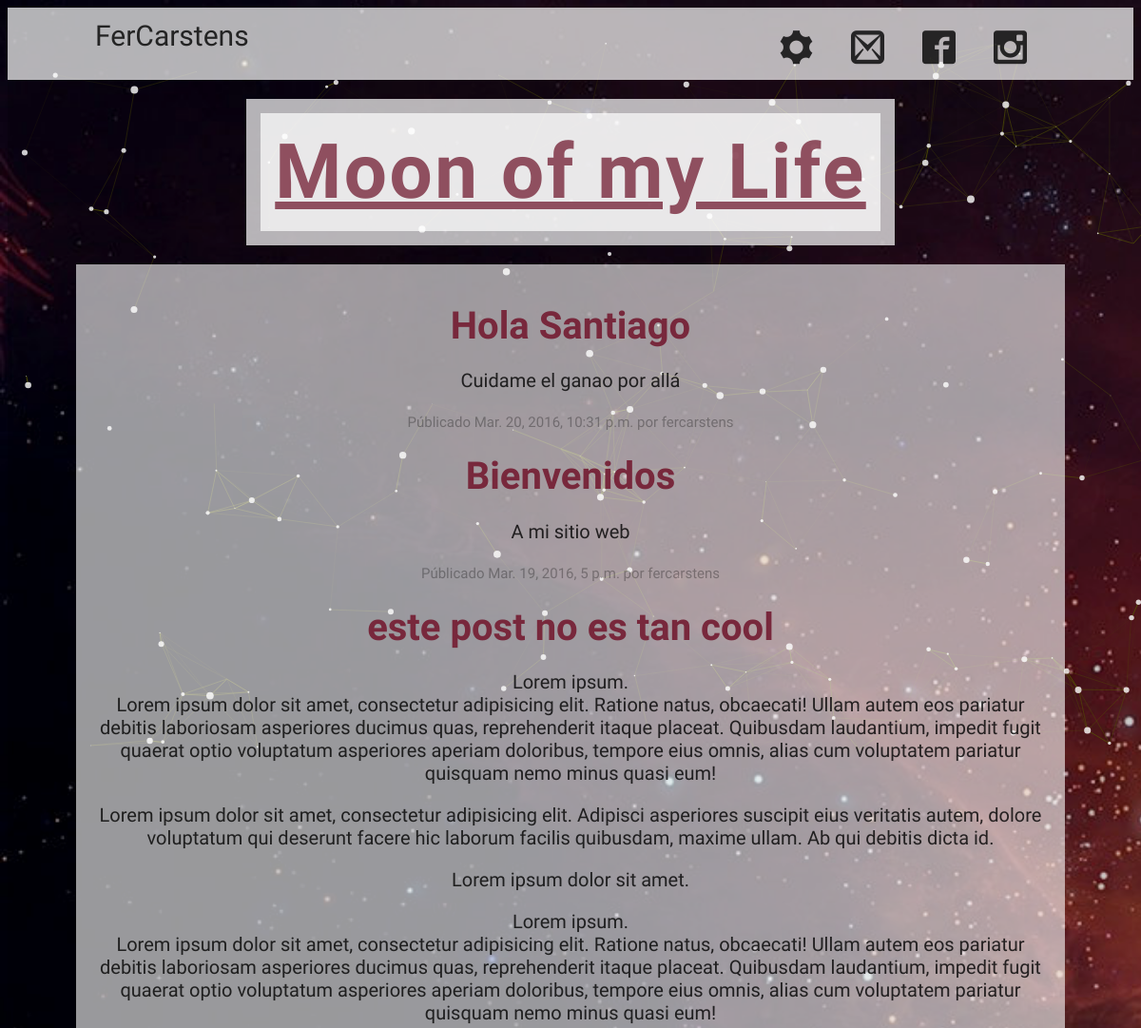
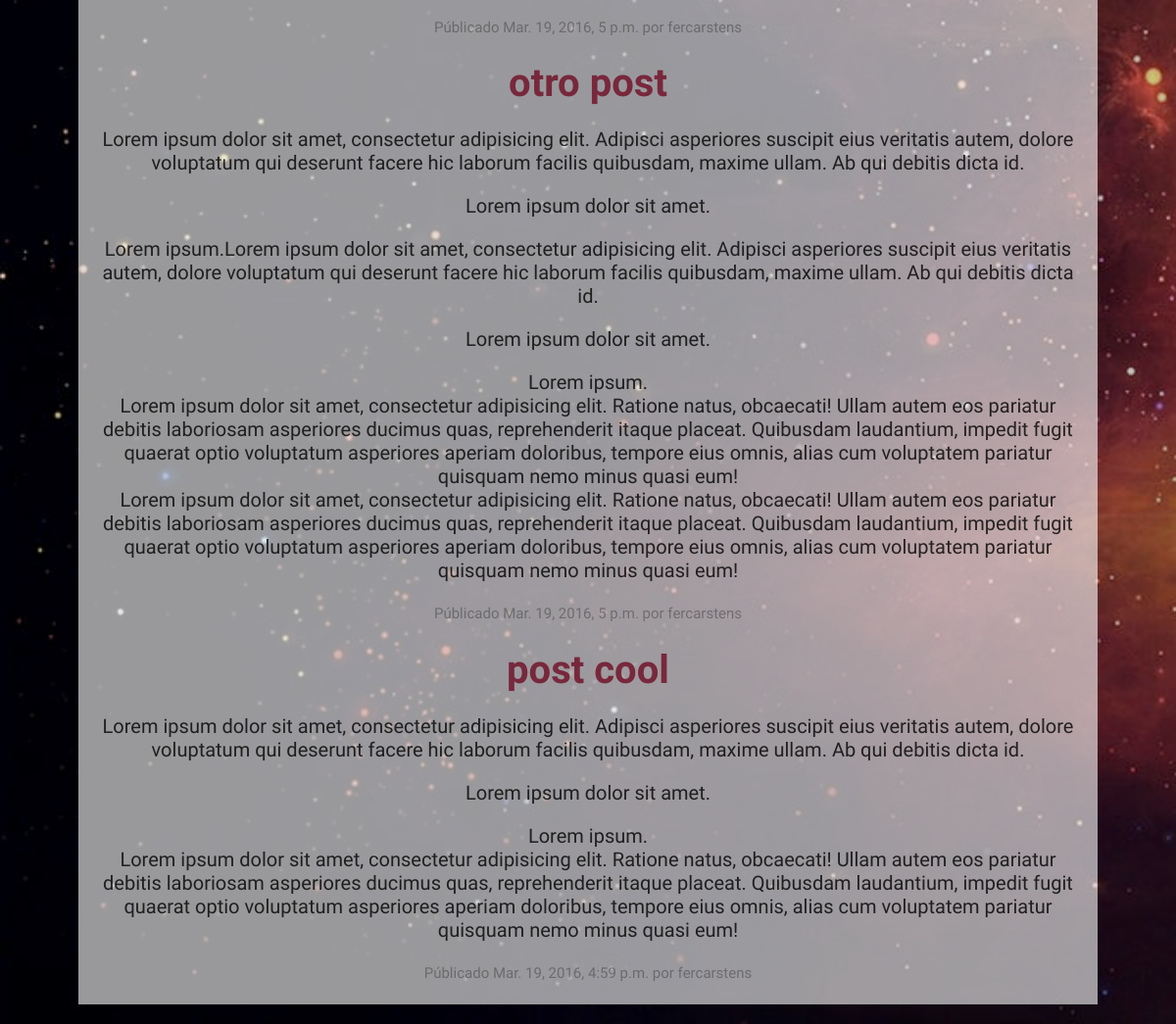
The page / on the database its author committed (2 pictures, top to bottom).
### blog/models.py (models this page shows, shortened)
class Post(models.Model):
	autor = models.ForeignKey('auth.User')
	titulo = models.CharField(max_length=200)
	texto = models.TextField()
	fecha_creado = models.DateTimeField(default=timezone.now)
	fecha_publicado = models.DateTimeField(blank=True, null=True)

### blog/views.py (the view)
# urls.py: url(r'^$', views.index2),
def index2(request):
	posts = Post.objects.filter(fecha_publicado__lte=timezone.now()).order_by('-fecha_publicado')
	return render(request, 'blog/index2.html',  {'posts': posts})

### blog/templates/blog/index2.html (shortened to what this page needs)
{% load staticfiles %}
<!DOCTYPE html>
<html lang="en">
	<head>
	    <link rel="stylesheet" href="{% static 'css/estilos.css' %}">
	    <link rel="stylesheet" href="{% static 'css/menu1.css' %}">
	</head>
<body>
	<div id="particles-js"></div>
	<header>
		<div class="menu">
			<div class="contenedor">
				<div class="logo">FerCarstens
				</div>
				<nav>
					<ul>
						<li><a target="_blank" href="/admin"><span class="icon-cog"></span></a></li>
						<li><a target="_blank" href="mailto:fernandocarstensps@gmail.com"><span class="icon-mail2"></span></a></li>
						<li><a target="_blank" href="https://www.facebook.com/fercarstens"><span class="icon-facebook2"></span></a></li>
						<li><a target="_blank" href="https://www.instagram.com/fercarstens"><span class="icon-instagram"></span></a></li>
					</ul>
				</nav>
			</div>
		</div>
	</header>
	<div class="texto">
		<h2><a href="https://scontent-mia1-1.xx.fbcdn.net/hphotos-xal1/v/t1.0-9/12745447_10206761886940589_2524652319114239422_n.jpg?oh=dc56c74cb9073be0f71de59c990d6106&oe=57870DB2">Moon of my Life</a>
		</h2>
	</div>
	<div class="principal contenedor">
    <article>
    {% for post in posts %}
        <div>
            <h1>{{ post.titulo }}</h1>
            <p>{{ post.texto|linebreaks }}</p>
            <p2>Públicado {{ post.fecha_publicado }} por {{ post.autor }}</p2>
        </div>
    {% endfor %}
    </article>
	</div>
</body>
</html>

### blog/static/css/estilos.css (style rules this page uses)
body { font-family: 'Lobster', cursive, helvetica, arial, sans-serif; background: url(87.jpg), #000; background-size: cover; background-attachment: fixed; }
.contenedor { color: #000; width:90%; max-width:1000px; margin:auto; }
#particles-js { width:100%; height:100%; position:fixed; background:rgba(0,0,0,.2); }
header { position: relative; width: 100%; overflow: hidden; }
header .menu { background: rgba(255,255,255,.7); overflow: hidden; line-height: 60px; }
header .logo { color: rgba(0,0,0,.8); float: left; font-size: 30px; }
header nav { float: right; }
header nav ul { list-style: none; }
header nav ul li { float: left; }
header nav ul li a { color: rgba(0,0,0,.8); text-decoration: none; display: block; font-size: 35px; padding: 0 20px; }
.texto { color: #000; position: relative; z-index: padding:200px 0; text-align: center; font-weight: 400; }
.texto h2, .texto a { color: rgba(120,40,60,.8); background: rgba(255,255,255,.7); display: inline-block; padding: 15px 15px; }
.texto a { font-size: 80px; letter-spacing: 2.5px; }
.principal { position: relative; color:#000; padding: 20px; background:rgba(255,255,255,.6); margin-bottom: 20px; line-height: 24px; }
article { color: #000; width:100%; max-width:1000px; margin:auto; text-align: center; }
article h1 { color: rgb(120,40,60); font-size: 40px; }
article p { color: rgba(0,0,0,.8); font-size: 20px; }
article p2 { color: rgba(0,0,0,.3); font-size: 15px; }

### blog/static/css/menu1.css (style rules this page uses)
[class^="icon-"], [class*=" icon-"] { font-family: 'icomoon' !important; speak: none; font-style: normal; font-weight: normal; font-variant: normal; text-transform: none; line-height: 1; -webkit-font-smoothing: antialiased; -moz-osx-font-smoothing: grayscale; }
.icon-cog:before { content: "\e900"; }
.icon-mail2:before { content: "\e902"; }
.icon-facebook2:before { content: "\e903"; }
.icon-instagram:before { content: "\e904"; }

### rows shown on the page
Post: titulo "Hola Santiago", texto "Cuidame el ganao por allá", fecha_publicado "Mar. 20, 2016, 10:31 p.m.", autor "fercarstens"
Post: titulo "Bienvenidos", texto "A mi sitio web", fecha_publicado "Mar. 19, 2016, 5 p.m.", autor "fercarstens"
Post: titulo "este post no es tan cool", texto "Lorem ipsum. Lorem ipsum dolor sit amet, consectetur adipisicing elit. Ratione natus, obcaecati! Ullam autem eos pariatur debitis laboriosam asperiores ducimus quas, reprehenderit itaque placeat. Quibusdam laudantium, impedit fugit quaerat optio voluptatum asperiores aperiam doloribus, tempore eius omnis, alias cum voluptatem pariatur quisquam nemo minus quasi eum! Lorem ipsum dolor sit amet, consectetur adipisicing elit. Adipisci asperiores suscipit eius veritatis autem, dolore voluptatum qui deserunt facere hic laborum facilis quibusdam, maxime ullam. Ab qui debitis dicta id. Lorem ipsum dolor sit amet. Lorem ipsum. Lorem ipsum dolor sit amet, consectetur adipisicing elit. Ratione natus,…", fecha_publicado "Mar. 19, 2016, 5 p.m.", autor "fercarstens"
Post: titulo "otro post", texto "Lorem ipsum dolor sit amet, consectetur adipisicing elit. Adipisci asperiores suscipit eius veritatis autem, dolore voluptatum qui deserunt facere hic laborum facilis quibusdam, maxime ullam. Ab qui debitis dicta id. Lorem ipsum dolor sit amet. Lorem ipsum.Lorem ipsum dolor sit amet, consectetur adipisicing elit. Adipisci asperiores suscipit eius veritatis autem, dolore voluptatum qui deserunt facere hic laborum facilis quibusdam, maxime ullam. Ab qui debitis dicta id. Lorem ipsum dolor sit amet. Lorem ipsum. Lorem ipsum dolor sit amet, consectetur adipisicing elit. Ratione natus, obcaecati! Ullam autem eos pariatur debitis laboriosam asperiores ducimus quas, reprehenderit itaque placeat.…", fecha_publicado "Mar. 19, 2016, 5 p.m.", autor "fercarstens"
Post: titulo "post cool", texto "Lorem ipsum dolor sit amet, consectetur adipisicing elit. Adipisci asperiores suscipit eius veritatis autem, dolore voluptatum qui deserunt facere hic laborum facilis quibusdam, maxime ullam. Ab qui debitis dicta id. Lorem ipsum dolor sit amet. Lorem ipsum. Lorem ipsum dolor sit amet, consectetur adipisicing elit. Ratione natus, obcaecati! Ullam autem eos pariatur debitis laboriosam asperiores ducimus quas, reprehenderit itaque placeat. Quibusdam laudantium, impedit fugit quaerat optio voluptatum asperiores aperiam doloribus, tempore eius omnis, alias cum voluptatem pariatur quisquam nemo minus quasi eum!", fecha_publicado "Mar. 19, 2016, 4:59 p.m.", autor "fercarstens"
